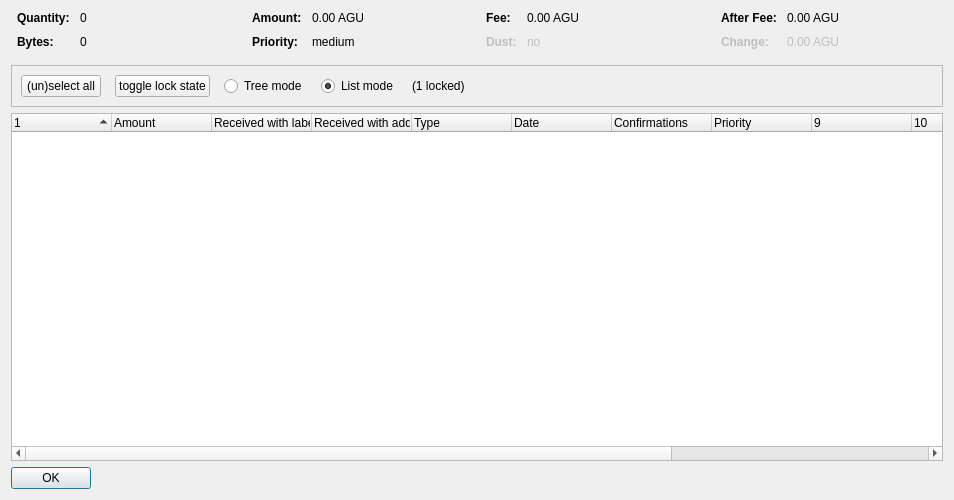
<?xml version="1.0" encoding="UTF-8"?>
<ui version="4.0">
 <class>CoinControlDialog</class>
 <widget class="QDialog" name="CoinControlDialog">
  <property name="geometry">
   <rect>
    <x>0</x>
    <y>0</y>
    <width>954</width>
    <height>500</height>
   </rect>
  </property>
  <property name="windowTitle">
   <string>Coin Selection</string>
  </property>
  <layout class="QVBoxLayout" name="verticalLayout">
   <item>
    <layout class="QHBoxLayout" name="horizontalLayoutTop" stretch="0,0,0,0">
     <property name="topMargin">
      <number>0</number>
     </property>
     <property name="bottomMargin">
      <number>10</number>
     </property>
     <item>
      <layout class="QFormLayout" name="formLayoutCoinControl1">
       <property name="horizontalSpacing">
        <number>10</number>
       </property>
       <property name="verticalSpacing">
        <number>10</number>
       </property>
       <property name="leftMargin">
        <number>6</number>
       </property>
       <property name="rightMargin">
        <number>6</number>
       </property>
       <item row="0" column="0">
        <widget class="QLabel" name="labelCoinControlQuantityText">
         <property name="font">
          <font>
           <weight>75</weight>
           <bold>true</bold>
          </font>
         </property>
         <property name="text">
          <string>Quantity:</string>
         </property>
        </widget>
       </item>
       <item row="0" column="1">
        <widget class="QLabel" name="labelCoinControlQuantity">
         <property name="cursor">
          <cursorShape>IBeamCursor</cursorShape>
         </property>
         <property name="contextMenuPolicy">
          <enum>Qt::ActionsContextMenu</enum>
         </property>
         <property name="text">
          <string notr="true">0</string>
         </property>
         <property name="textInteractionFlags">
          <set>Qt::LinksAccessibleByMouse|Qt::TextSelectableByKeyboard|Qt::TextSelectableByMouse</set>
         </property>
        </widget>
       </item>
       <item row="1" column="0">
        <widget class="QLabel" name="labelCoinControlBytesText">
         <property name="font">
          <font>
           <weight>75</weight>
           <bold>true</bold>
          </font>
         </property>
         <property name="text">
          <string>Bytes:</string>
         </property>
        </widget>
       </item>
       <item row="1" column="1">
        <widget class="QLabel" name="labelCoinControlBytes">
         <property name="cursor">
          <cursorShape>IBeamCursor</cursorShape>
         </property>
         <property name="contextMenuPolicy">
          <enum>Qt::ActionsContextMenu</enum>
         </property>
         <property name="text">
          <string notr="true">0</string>
         </property>
         <property name="textInteractionFlags">
          <set>Qt::LinksAccessibleByMouse|Qt::TextSelectableByKeyboard|Qt::TextSelectableByMouse</set>
         </property>
        </widget>
       </item>
      </layout>
     </item>
     <item>
      <layout class="QFormLayout" name="formLayoutCoinControl2">
       <property name="horizontalSpacing">
        <number>10</number>
       </property>
       <property name="verticalSpacing">
        <number>10</number>
       </property>
       <property name="leftMargin">
        <number>6</number>
       </property>
       <property name="rightMargin">
        <number>6</number>
       </property>
       <item row="0" column="0">
        <widget class="QLabel" name="labelCoinControlAmountText">
         <property name="font">
          <font>
           <weight>75</weight>
           <bold>true</bold>
          </font>
         </property>
         <property name="text">
          <string>Amount:</string>
         </property>
        </widget>
       </item>
       <item row="0" column="1">
        <widget class="QLabel" name="labelCoinControlAmount">
         <property name="cursor">
          <cursorShape>IBeamCursor</cursorShape>
         </property>
         <property name="contextMenuPolicy">
          <enum>Qt::ActionsContextMenu</enum>
         </property>
         <property name="text">
          <string notr="true">0.00 AGU</string>
         </property>
         <property name="textInteractionFlags">
          <set>Qt::LinksAccessibleByMouse|Qt::TextSelectableByKeyboard|Qt::TextSelectableByMouse</set>
         </property>
        </widget>
       </item>
       <item row="1" column="0">
        <widget class="QLabel" name="labelCoinControlPriorityText">
         <property name="font">
          <font>
           <weight>75</weight>
           <bold>true</bold>
          </font>
         </property>
         <property name="text">
          <string>Priority:</string>
         </property>
        </widget>
       </item>
       <item row="1" column="1">
        <widget class="QLabel" name="labelCoinControlPriority">
         <property name="cursor">
          <cursorShape>IBeamCursor</cursorShape>
         </property>
         <property name="contextMenuPolicy">
          <enum>Qt::ActionsContextMenu</enum>
         </property>
         <property name="text">
          <string>medium</string>
         </property>
         <property name="textInteractionFlags">
          <set>Qt::LinksAccessibleByMouse|Qt::TextSelectableByKeyboard|Qt::TextSelectableByMouse</set>
         </property>
        </widget>
       </item>
      </layout>
     </item>
     <item>
      <layout class="QFormLayout" name="formLayoutCoinControl3">
       <property name="horizontalSpacing">
        <number>10</number>
       </property>
       <property name="verticalSpacing">
        <number>10</number>
       </property>
       <property name="leftMargin">
        <number>6</number>
       </property>
       <property name="rightMargin">
        <number>6</number>
       </property>
       <item row="0" column="0">
        <widget class="QLabel" name="labelCoinControlFeeText">
         <property name="font">
          <font>
           <weight>75</weight>
           <bold>true</bold>
          </font>
         </property>
         <property name="text">
          <string>Fee:</string>
         </property>
        </widget>
       </item>
       <item row="0" column="1">
        <widget class="QLabel" name="labelCoinControlFee">
         <property name="cursor">
          <cursorShape>IBeamCursor</cursorShape>
         </property>
         <property name="contextMenuPolicy">
          <enum>Qt::ActionsContextMenu</enum>
         </property>
         <property name="text">
          <string notr="true">0.00 AGU</string>
         </property>
         <property name="textInteractionFlags">
          <set>Qt::LinksAccessibleByMouse|Qt::TextSelectableByKeyboard|Qt::TextSelectableByMouse</set>
         </property>
        </widget>
       </item>
       <item row="1" column="0">
        <widget class="QLabel" name="labelCoinControlLowOutputText">
         <property name="enabled">
          <bool>false</bool>
         </property>
         <property name="font">
          <font>
           <weight>75</weight>
           <bold>true</bold>
          </font>
         </property>
         <property name="text">
          <string>Dust:</string>
         </property>
        </widget>
       </item>
       <item row="1" column="1">
        <widget class="QLabel" name="labelCoinControlLowOutput">
         <property name="enabled">
          <bool>false</bool>
         </property>
         <property name="cursor">
          <cursorShape>IBeamCursor</cursorShape>
         </property>
         <property name="contextMenuPolicy">
          <enum>Qt::ActionsContextMenu</enum>
         </property>
         <property name="text">
          <string>no</string>
         </property>
         <property name="textInteractionFlags">
          <set>Qt::LinksAccessibleByMouse|Qt::TextSelectableByKeyboard|Qt::TextSelectableByMouse</set>
         </property>
        </widget>
       </item>
      </layout>
     </item>
     <item>
      <layout class="QFormLayout" name="formLayoutCoinControl4">
       <property name="horizontalSpacing">
        <number>10</number>
       </property>
       <property name="verticalSpacing">
        <number>10</number>
       </property>
       <property name="leftMargin">
        <number>6</number>
       </property>
       <property name="rightMargin">
        <number>6</number>
       </property>
       <item row="0" column="0">
        <widget class="QLabel" name="labelCoinControlAfterFeeText">
         <property name="font">
          <font>
           <weight>75</weight>
           <bold>true</bold>
          </font>
         </property>
         <property name="text">
          <string>After Fee:</string>
         </property>
        </widget>
       </item>
       <item row="0" column="1">
        <widget class="QLabel" name="labelCoinControlAfterFee">
         <property name="cursor">
          <cursorShape>IBeamCursor</cursorShape>
         </property>
         <property name="contextMenuPolicy">
          <enum>Qt::ActionsContextMenu</enum>
         </property>
         <property name="text">
          <string notr="true">0.00 AGU</string>
         </property>
         <property name="textInteractionFlags">
          <set>Qt::LinksAccessibleByMouse|Qt::TextSelectableByKeyboard|Qt::TextSelectableByMouse</set>
         </property>
        </widget>
       </item>
       <item row="1" column="0">
        <widget class="QLabel" name="labelCoinControlChangeText">
         <property name="enabled">
          <bool>false</bool>
         </property>
         <property name="font">
          <font>
           <weight>75</weight>
           <bold>true</bold>
          </font>
         </property>
         <property name="text">
          <string>Change:</string>
         </property>
        </widget>
       </item>
       <item row="1" column="1">
        <widget class="QLabel" name="labelCoinControlChange">
         <property name="enabled">
          <bool>false</bool>
         </property>
         <property name="cursor">
          <cursorShape>IBeamCursor</cursorShape>
         </property>
         <property name="contextMenuPolicy">
          <enum>Qt::ActionsContextMenu</enum>
         </property>
         <property name="text">
          <string notr="true">0.00 AGU</string>
         </property>
         <property name="textInteractionFlags">
          <set>Qt::LinksAccessibleByMouse|Qt::TextSelectableByKeyboard|Qt::TextSelectableByMouse</set>
         </property>
        </widget>
       </item>
      </layout>
     </item>
    </layout>
   </item>
   <item>
    <widget class="QFrame" name="frame">
     <property name="minimumSize">
      <size>
       <width>0</width>
       <height>40</height>
      </size>
     </property>
     <property name="frameShape">
      <enum>QFrame::StyledPanel</enum>
     </property>
     <property name="frameShadow">
      <enum>QFrame::Sunken</enum>
     </property>
     <layout class="QHBoxLayout" name="horizontalLayout">
      <item>
       <layout class="QHBoxLayout" name="horizontalLayoutPanel" stretch="0,0,0,0,0,0">
        <property name="spacing">
         <number>14</number>
        </property>
        <item>
         <widget class="QPushButton" name="pushButtonSelectAll">
          <property name="sizePolicy">
           <sizepolicy hsizetype="Maximum" vsizetype="Fixed">
            <horstretch>0</horstretch>
            <verstretch>0</verstretch>
           </sizepolicy>
          </property>
          <property name="text">
           <string>(un)select all</string>
          </property>
          <property name="autoDefault">
           <bool>false</bool>
          </property>
         </widget>
        </item>
        <item>
         <widget class="QPushButton" name="pushButtonToggleLock">
          <property name="sizePolicy">
           <sizepolicy hsizetype="Maximum" vsizetype="Fixed">
            <horstretch>0</horstretch>
            <verstretch>0</verstretch>
           </sizepolicy>
          </property>
          <property name="text">
           <string>toggle lock state</string>
          </property>
          <property name="autoDefault">
           <bool>false</bool>
          </property>
         </widget>
        </item>
        <item>
         <widget class="QRadioButton" name="radioTreeMode">
          <property name="sizePolicy">
           <sizepolicy hsizetype="Maximum" vsizetype="Fixed">
            <horstretch>0</horstretch>
            <verstretch>0</verstretch>
           </sizepolicy>
          </property>
          <property name="text">
           <string>Tree mode</string>
          </property>
         </widget>
        </item>
        <item>
         <widget class="QRadioButton" name="radioListMode">
          <property name="sizePolicy">
           <sizepolicy hsizetype="Maximum" vsizetype="Fixed">
            <horstretch>0</horstretch>
            <verstretch>0</verstretch>
           </sizepolicy>
          </property>
          <property name="text">
           <string>List mode</string>
          </property>
          <property name="checked">
           <bool>true</bool>
          </property>
         </widget>
        </item>
        <item>
         <widget class="QLabel" name="labelLocked">
          <property name="text">
           <string>(1 locked)</string>
          </property>
         </widget>
        </item>
        <item>
         <spacer name="horizontalSpacer">
          <property name="orientation">
           <enum>Qt::Horizontal</enum>
          </property>
          <property name="sizeHint" stdset="0">
           <size>
            <width>40</width>
            <height>20</height>
           </size>
          </property>
         </spacer>
        </item>
       </layout>
      </item>
     </layout>
    </widget>
   </item>
   <item>
    <widget class="CoinControlTreeWidget" name="treeWidget">
     <property name="contextMenuPolicy">
      <enum>Qt::CustomContextMenu</enum>
     </property>
     <property name="sortingEnabled">
      <bool>false</bool>
     </property>
     <property name="columnCount">
      <number>13</number>
     </property>
     <attribute name="headerShowSortIndicator" stdset="0">
      <bool>true</bool>
     </attribute>
     <attribute name="headerStretchLastSection">
      <bool>false</bool>
     </attribute>
     <column>
      <property name="text">
       <string/>
      </property>
     </column>
     <column>
      <property name="text">
       <string>Amount</string>
      </property>
     </column>
     <column>
      <property name="text">
       <string>Received with label</string>
      </property>
     </column>
     <column>
      <property name="text">
       <string>Received with address</string>
      </property>
     </column>
     <column>
      <property name="text">
	<string>Type</string>
      </property>
     </column>
     <column>
      <property name="text">	 
       <string>Date</string>
      </property>
     </column>
     <column>
      <property name="text">
       <string>Confirmations</string>
      </property>
      <property name="toolTip">
       <string>Confirmed</string>
      </property>
     </column>
     <column>
      <property name="text">
       <string>Priority</string>
      </property>
     </column>
     <column>
      <property name="text">
       <string/>
      </property>
     </column>
     <column>
      <property name="text">
       <string/>
      </property>
     </column>
     <column>
      <property name="text">
       <string/>
      </property>
     </column>
     <column>
      <property name="text">
       <string/>
      </property>
     </column>
     <column>
      <property name="text">
       <string/>
      </property>
     </column>
    </widget>
   </item>
   <item>
    <widget class="QDialogButtonBox" name="buttonBox">
     <property name="sizePolicy">
      <sizepolicy hsizetype="Maximum" vsizetype="Fixed">
       <horstretch>0</horstretch>
       <verstretch>0</verstretch>
      </sizepolicy>
     </property>
     <property name="orientation">
      <enum>Qt::Horizontal</enum>
     </property>
     <property name="standardButtons">
      <set>QDialogButtonBox::Ok</set>
     </property>
    </widget>
   </item>
  </layout>
 </widget>
 <customwidgets>
  <customwidget>
   <class>CoinControlTreeWidget</class>
   <extends>QTreeWidget</extends>
   <header>coincontroltreewidget.h</header>
  </customwidget>
 </customwidgets>
 <resources/>
 <connections/>
</ui>
